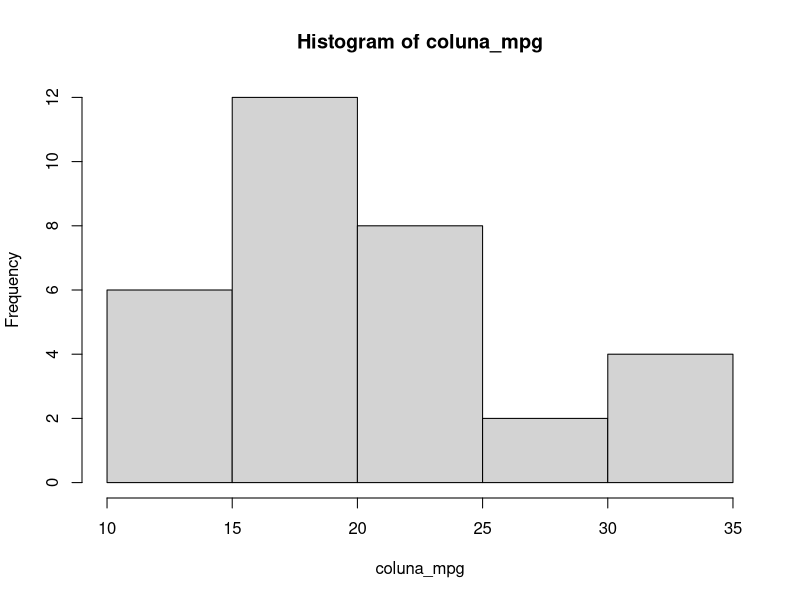
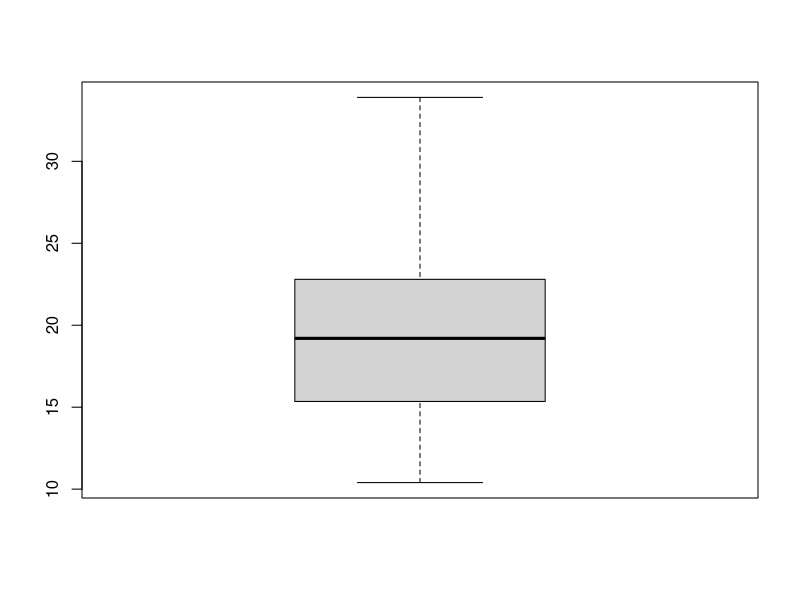
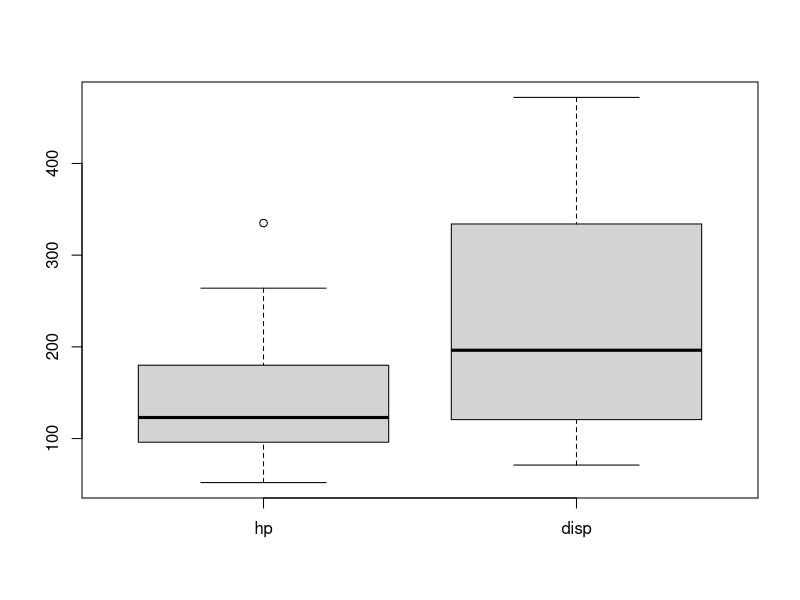
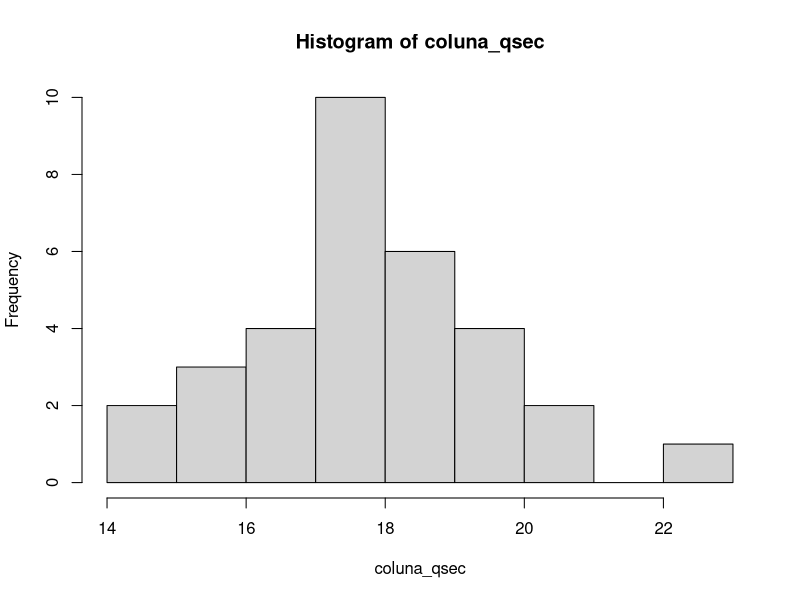

Reproduce these figures in R, in order.
require(car)
require(dplyr)

## carregando base de dados (o csv)
data <- read.csv('mtcars.csv', sep = ';', dec = ',', encoding = "UTF-8")

## mostrar os dados em tabela
View(data)

## exibir as variaveis
glimpse(data)

## A) Com a coluna mpg que consta na base, calcular: mínimo e o máximo valor, média,
## mediana, desvio padrão, os quartis, construir o histograma e o boxplot e interpretar
## os resultados.


## pegando valor maximo da coluna mpg
coluna_mpg <- data$mpg
maximo <- max(coluna_mpg)
maximo

## pegando o valor mínimo da coluna mpg
minimo <- min(coluna_mpg)
minimo

## calculando a média da coluna mpg
media <- mean(coluna_mpg)
media

## calculando a mediana da coluna mpg
mediana <- median(coluna_mpg)
mediana

## calculando o desvio padrao da coluna mpg
desvio_padrao <- sd(coluna_mpg)
desvio_padrao

## calculando os quartis da coluna mpg
quartis <- quantile(coluna_mpg, c(0.25, 0.5, 0.75))
quartis

## construindo o histograma da coluna mpg
hist(coluna_mpg)

## construindo o boxplot da coluna mpg
boxplot(coluna_mpg)



## B) Gerar um gráfico boxplot com as colunas disp e hp.
coluna_disp <- data$disp
coluna_hp <- data$hp
  ### juntando as colunas
join_disp_hp <- list(coluna_hp,coluna_disp)
boxplot(join_disp_hp, names = c("hp","disp"))



## C) Com a coluna qsec, agrupe os dados em seus respectivos quartis, construir tabela
## com as frequências absolutas e relativas e suas respectivas acumuladas. Gerar o
## histograma e comentar o resultado obtido.
coluna_qsec <- data$qsec
  ## agrupando seus quartis
  quartis_qsec <- quantile(coluna_qsec, c(0.25, 0.5, 0.75))
  ### calculando a frequencia absoluta da coluna qsec
  frequencia_abs_qsec <- table(coluna_qsec)
  frequencia_abs_qsec
  ### calculando a frequencia relativa da coluna qsec
  frequencia_rel_qsec <- prop.table(frequencia_abs_qsec)
  frequencia_rel_qsec
  ### construindo a tabela com a frequencia absoluta e a frequencia relativa
  tabela_frequencias <- data.frame(Frequencia_Absoluta = frequencia_abs_qsec, Frequencia_Relativa = frequencia_rel_qsec)
  tabela_frequencias
  
  ### calculando as frequências absolutas acumuladas e as frequências relativas acumuladas
  frequencia_absoluta_acumulada <- cumsum(frequencia_abs_qsec)
  frequencia_absoluta_acumulada
  frequencia_relativa_acumulada <- prop.table(frequencia_absoluta_acumulada)
  frequencia_relativa_acumulada
  
  ## gerando o histograma
  hist(coluna_qsec)
  
